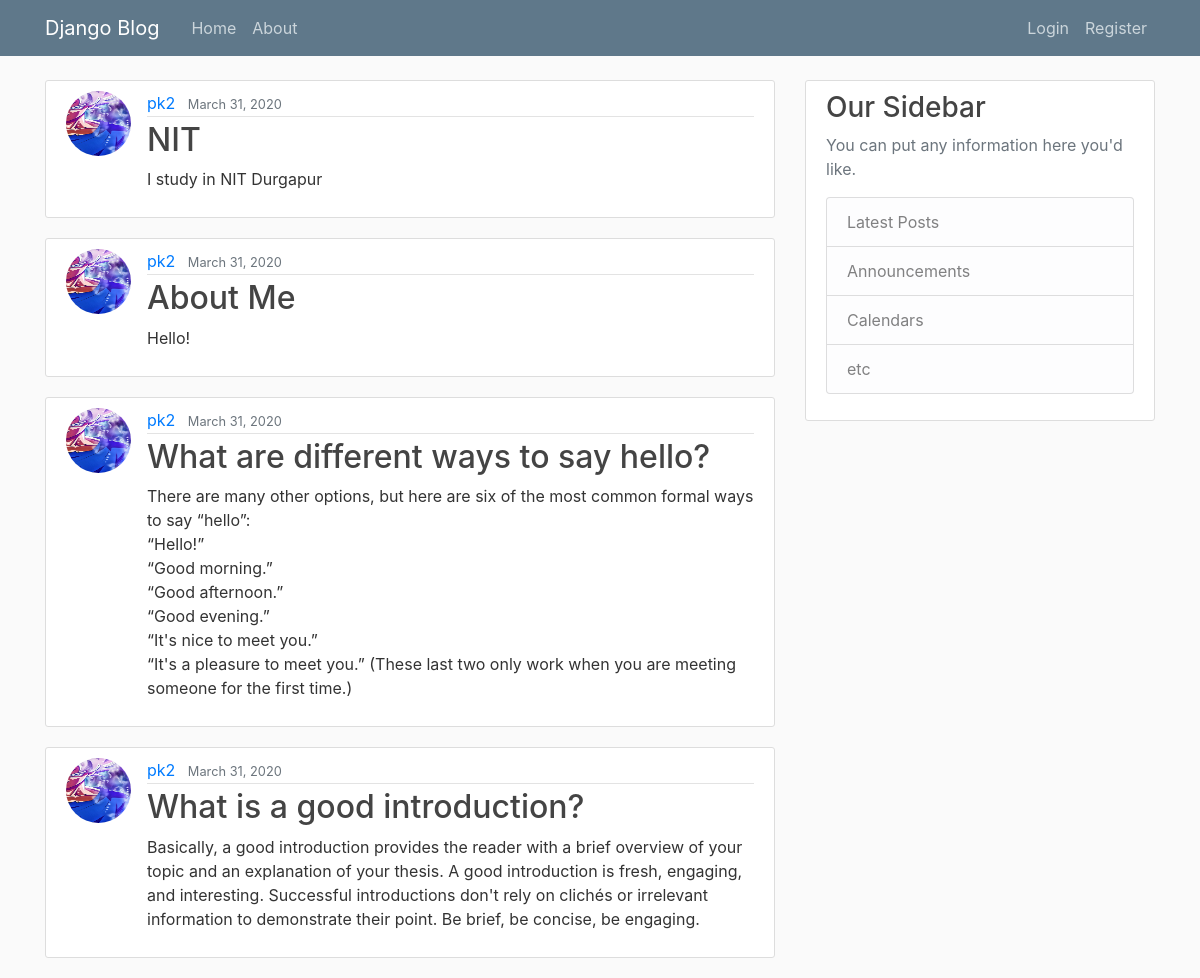
The page / on the database its author committed.
### blog/models.py (models this page shows, shortened)
class Post(models.Model):
    title=models.CharField(max_length=100)
    content=models.TextField()
    date_posted=models.DateTimeField(default=timezone.now)
    author=models.ForeignKey(User, on_delete=models.CASCADE)

### users/models.py (models this page shows, shortened)
class Profile(models.Model):
    user=models.OneToOneField(User, on_delete=models.CASCADE)
    image=models.ImageField(default='default.jpg',upload_to='profile_pics')

### blog/views.py (the view)
# urls.py: path('', PostListView.as_view(), name='blog-home'),
class PostListView(ListView):
    model = Post
    template_name = 'blog/home.html'  # <app>/<model>_<viewtype>.html
    context_object_name = 'posts'
    ordering = ['-date_posted']
    paginate_by=5

### blog/templates/blog/home.html (shortened to what this page needs)
{% extends "blog/base.html" %}
{% block content %}
        {% for post in posts %}
        <article class="media content-section">
          <img class="rounded-circle article-img" src="{{ post.author.profile.image.url }}">
            <div class="media-body">
              <div class="article-metadata">
                <a class="mr-2" href="{% url 'user-posts' post.author.username %}">{{ post.author }}</a>
                <small class="text-muted">{{ post.date_posted |date:"F d, Y" }}</small>
              </div>
              <h2><a class="article-title" href="{% url 'post-detail' post.id %}">{{ post.title }}</a></h2>
              <p class="article-content">{{ post.content }}</p>
            </div>
          </article>
        {% endfor %}
{% endblock %}

### blog/templates/blog/base.html (shortened to what this page needs)
{% load static %}
<!DOCTYPE html>
<html>
    <head>
    <link rel="stylesheet" href="https://stackpath.bootstrapcdn.com/bootstrap/4.4.1/css/bootstrap.min.css">
    <link rel="stylesheet" type="text/css" href="{% static 'blog/main.css'%}">
    </head>
    <body>
        <header class="site-header">
            <nav class="navbar navbar-expand-md navbar-dark bg-steel fixed-top">
              <div class="container">
                <a class="navbar-brand mr-4" href="/">Django Blog</a>
                <div class="collapse navbar-collapse" id="navbarToggle">
                  <div class="navbar-nav mr-auto">
                    <a class="nav-item nav-link" href="{% url 'blog-home' %}">Home</a>
                    <a class="nav-item nav-link" href="{% url 'blog-about' %}">About</a>
                  </div>
                  <div class="navbar-nav">
                      {% if user.is_authenticated %}
                        <a class="nav-item nav-link" href="{% url 'post-create'%}">New Post</a>
                        <a class="nav-item nav-link" href="{% url 'profile'%}">Profile</a>
                        <a class="nav-item nav-link" href="{% url 'logout'%}">Logout</a>
                      {% else %}
                        <a class="nav-item nav-link" href="{% url 'login'%}">Login</a>
                        <a class="nav-item nav-link" href="{% url 'register'%}">Register</a>
                      {% endif %}
                  </div>
                </div>
              </div>
            </nav>
        </header>
        <main role="main" class="container">
            <div class="row">
              <div class="col-md-8">
                {% block content %}{% endblock %}
              </div>
              <div class="col-md-4">
                <div class="content-section">
                  <h3>Our Sidebar</h3>
                  <p class='text-muted'>You can put any information here you'd like.
                    <ul class="list-group">
                      <li class="list-group-item list-group-item-light">Latest Posts</li>
                      <li class="list-group-item list-group-item-light">Announcements</li>
                      <li class="list-group-item list-group-item-light">Calendars</li>
                      <li class="list-group-item list-group-item-light">etc</li>
                    </ul>
                  </p>
                </div>
              </div>
            </div>
        </main>
    </body>
</html>

### blog/static/blog/main.css (style rules this page uses)
body { background: #fafafa; color: #333333; margin-top: 5rem; }
h1, h2, h3, h4, h5, h6 { color: #444444; }
ul { margin: 0; }
.bg-steel { background-color: #5f788a; }
.site-header .navbar-nav .nav-link { color: #cbd5db; }
.content-section { background: #ffffff; padding: 10px 20px; border: 1px solid #dddddd; border-radius: 3px; margin-bottom: 20px; }
.article-title { color: #444444; }
.article-content { white-space: pre-line; }
.article-img { height: 65px; width: 65px; margin-right: 16px; }
.article-metadata { padding-bottom: 1px; margin-bottom: 4px; border-bottom: 1px solid #e3e3e3 }

### rows shown on the page
Post: author.profile.image (picture), author "pk2", date_posted "March 31, 2020", title "NIT", content "I study in NIT Durgapur"
Post: author.profile.image (picture), author "pk2", date_posted "March 31, 2020", title "About Me", content "Hello!"
Post: author.profile.image (picture), author "pk2", date_posted "March 31, 2020", title "What are different ways to say hello?", content "There are many other options, but here are six of the most common formal ways to say “hello”: “Hello!” “Good morning.” “Good afternoon.” “Good evening.” “It's nice to meet you.” “It's a pleasure to meet you.” (These last two only work when you are meeting someone for the first time.)"
Post: author.profile.image (picture), author "pk2", date_posted "March 31, 2020", title "What is a good introduction?", content "Basically, a good introduction provides the reader with a brief overview of your topic and an explanation of your thesis. A good introduction is fresh, engaging, and interesting. Successful introductions don't rely on clichés or irrelevant information to demonstrate their point. Be brief, be concise, be engaging."
